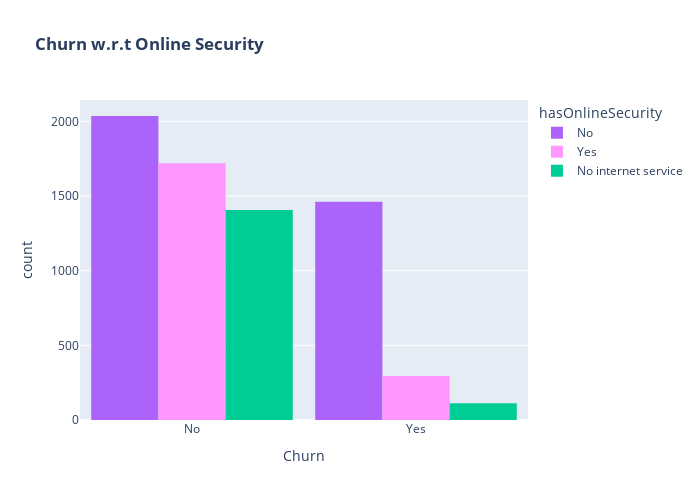

Here is the notebook cell this chart was saved with:
### Code cell
color_map = {"Yes": "#FF97FF", "No": "#AB63FA"}
fig = px.histogram(pdCustomerData, x="Churn", color="hasOnlineSecurity", barmode="group", title="<b>Churn w.r.t Online Security</b>", color_discrete_map=color_map)
fig.update_layout(width=700, height=500, bargap=0.1)
fig.show()

### Figure 1 — Plotly figure (JSON) as saved in the notebook; plotly's stock layout.template omitted (floating-point values rounded to 4 significant figures; data arrays with more than 128 entries replaced by an {"elided": "..."} marker saying what was removed)
{"data": [{"alignmentgroup": "True", "bingroup": "x", "hovertemplate": "hasOnlineSecurity=No<br>Churn=%{x}<br>count=%{y}<extra></extra>", "legendgroup": "No", "marker": {"color": "#AB63FA", "pattern": {"shape": ""}}, "name": "No", "offsetgroup": "No", "orientation": "v", "showlegend": true, "type": "histogram", "x": {"elided": "3497 str values"}, "xaxis": "x", "yaxis": "y"}, {"alignmentgroup": "True", "bingroup": "x", "hovertemplate": "hasOnlineSecurity=Yes<br>Churn=%{x}<br>count=%{y}<extra></extra>", "legendgroup": "Yes", "marker": {"color": "#FF97FF", "pattern": {"shape": ""}}, "name": "Yes", "offsetgroup": "Yes", "orientation": "v", "showlegend": true, "type": "histogram", "x": {"elided": "2015 str values"}, "xaxis": "x", "yaxis": "y"}, {"alignmentgroup": "True", "bingroup": "x", "hovertemplate": "hasOnlineSecurity=No internet service<br>Churn=%{x}<br>count=%{y}<extra></extra>", "legendgroup": "No internet service", "marker": {"color": "#00cc96", "pattern": {"shape": ""}}, "name": "No internet service", "offsetgroup": "No internet service", "orientation": "v", "showlegend": true, "type": "histogram", "x": {"elided": "1520 str values"}, "xaxis": "x", "yaxis": "y"}], "layout": {"bargap": 0.1, "barmode": "group", "height": 500, "legend": {"title": {"text": "hasOnlineSecurity"}, "tracegroupgap": 0}, "title": {"text": "<b>Churn w.r.t Online Security</b>"}, "width": 700, "xaxis": {"anchor": "y", "domain": [0, 1], "title": {"text": "Churn"}}, "yaxis": {"anchor": "x", "domain": [0, 1], "title": {"text": "count"}}}}
